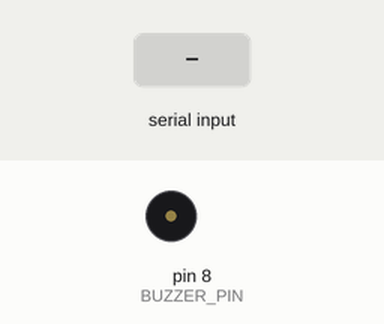
This sketch was run on a simulated Arduino Uno, built with avr-gcc and run on an emulated ATmega328P. On the bench: buzzer (waves = sounding, pin HIGH). The inputs (shaded band) are chosen by the test bench.

Above: at 1.2 s.
1.3 s: "1" received over Serial
At 2.0 s:
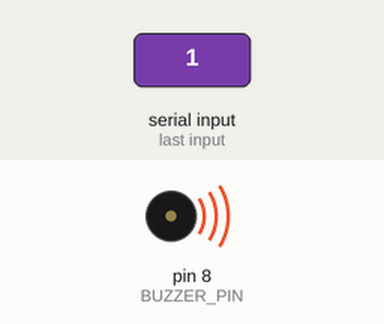
2.8 s: "0" received over Serial
At 3.1 s:
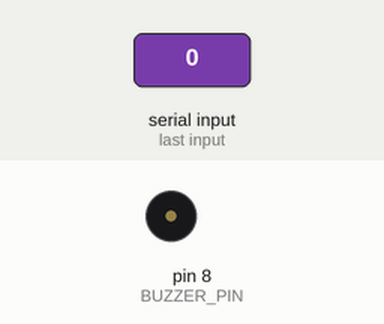
Timing chart, 0 to 5.8 s (numbered marks = the images above; inputs shaded):
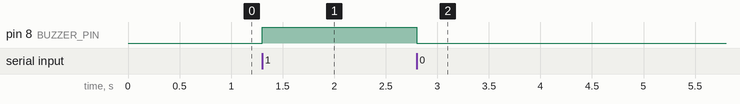

Measured:
- after the input at 1.3 s, pin 8 (BUZZER_PIN): LOW → HIGH at once
- after the input at 2.8 s, pin 8 (BUZZER_PIN): HIGH → LOW at once

The sketch:

buzzer.ino
```cpp
// DriveSafe-AI: Arduino buzzer controller
// Assumes an active buzzer connected to digital pin 8 and GND.
// Python sends '1' to turn the buzzer on and '0' to turn it off.

const int BUZZER_PIN = 8;

void setup() {
  pinMode(BUZZER_PIN, OUTPUT);
  digitalWrite(BUZZER_PIN, LOW);
  Serial.begin(9600);
}

void loop() {
  while (Serial.available() > 0) {
    char command = Serial.read();

    if (command == '1') {
      digitalWrite(BUZZER_PIN, HIGH);
    } else if (command == '0') {
      digitalWrite(BUZZER_PIN, LOW);
    }
  }
}
```
